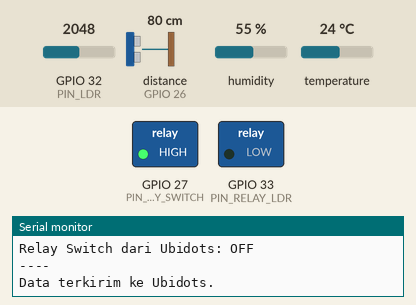
Simulated run of this sketch. Board: ESP32. Parts: switched loads named in the sketch (green lamp = pin HIGH), the last lines printed to the serial monitor. Wiring (inferred from the names in the program): ultrasonic range finder: trigger GPIO 25; echo GPIO 26. Inputs (shaded band) come from the test bench; at power-on: GPIO 32 (PIN_LDR) = 2048, distance to the obstacle (sensor on GPIO 26) 80 cm, humidity 55 %, temperature 24 °C. The echo pulse lasts 58.3 µs per cm; WiFi joins after 1.5 s; servers stay silent unless stated; uploads are accepted with an empty reply; pins used as bus, display or sensor lines are not drawn.

Above: at 2.7 s.
2.8 s: GPIO 32 (PIN_LDR) set to 1948
At 3.5 s:
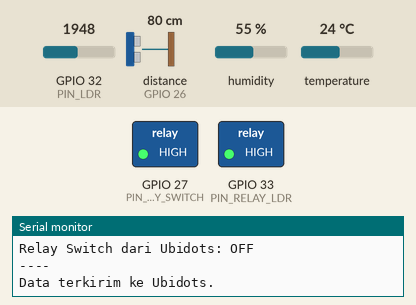
4.8 s: GPIO 32 (PIN_LDR) set to 2040
At 6.8 s:
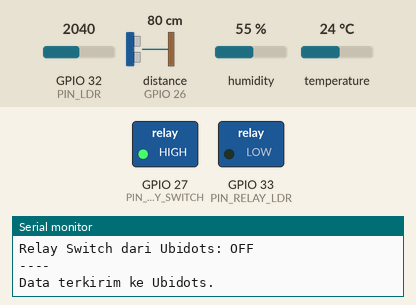
7.3 s: GPIO 32 (PIN_LDR) set to 1960
At 9.0 s:
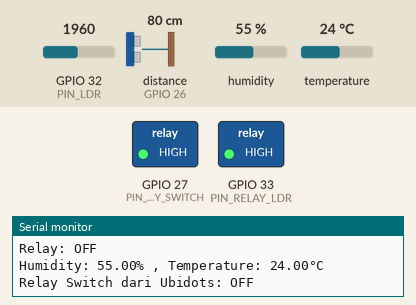
Timing chart, 0 to 10.5 s (numbered marks = the images above; inputs shaded):
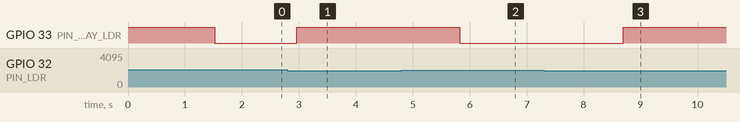

Measured:
- the behaviour switches between 2001 and 2000 on GPIO 32 (PIN_LDR) (found by bisection; images 0 and 1)
- after the input at 2.8 s, GPIO 33 (PIN_RELAY_LDR): LOW → HIGH after 0.16 s
- after the input at 4.8 s, GPIO 33 (PIN_RELAY_LDR): HIGH → LOW after 1.0 s
- after the input at 7.3 s, GPIO 33 (PIN_RELAY_LDR): LOW → HIGH after 1.4 s

The sketch:

Code.ino
```cpp
#include <WiFi.h>
#include <HTTPClient.h>
#include <DHT.h>

#define PIN_LDR 32
#define PIN_TRIG 25
#define PIN_ECHO 26
#define PIN_RELAY_LDR 33
#define PIN_RELAY_SWITCH 27
#define PIN_DHT 14
#define DHTTYPE DHT11

int distance;
int analogValue;
float humidity;
float temperature;
bool relayState;
int switchState;
DHT dht(PIN_DHT, DHTTYPE);

const char* ssid = "YOUR_WIFI_NAME";
const char* pass = "YOUR_WIFI_PASSWORD";
const char* token = "YOUR_UBIDOTS_TOKEN";
const char* APIlabel = "YOUR_API_LABEL_ON_DEVICE";
const char* ubidots_server = "http://industrial.api.ubidots.com/api/v1.6/devices/";


void setup() {
  Serial.begin(115200);
  pinMode(PIN_LDR, INPUT);
  pinMode(PIN_TRIG, OUTPUT);
  pinMode(PIN_ECHO, INPUT);

  pinMode(PIN_RELAY_LDR, OUTPUT);
  pinMode(PIN_RELAY_SWITCH, OUTPUT);

  digitalWrite(PIN_RELAY_LDR, HIGH);
  digitalWrite(PIN_RELAY_SWITCH, HIGH);
  switchState = 0;

  Serial.println(F("DHTxx test!"));
  dht.begin();

  WiFi.begin(ssid, pass);
  Serial.print("Menghubungkan ke WiFi");
  while (WiFi.status() != WL_CONNECTED) {
    Serial.print(".");
    delay(500);
  }
  Serial.println("\nTerhubung ke WiFi");
}

void loop() {
  readUltrasonic();
  readLDR();
  readDHT();
  Switch();
  sendDataToUbidots();
  delay(1000);
}

void readUltrasonic() {
  unsigned long interval_HCSR04 = 1000;
  unsigned long previousMillis_HCSR04 = 0;
  unsigned long currentMillis_HCSR04 = millis();

  if ((unsigned long)(currentMillis_HCSR04 - previousMillis_HCSR04) >= interval_HCSR04) {
    digitalWrite(PIN_TRIG, HIGH);
    delayMicroseconds(10);
    digitalWrite(PIN_TRIG, LOW);

    unsigned long duration = pulseIn(PIN_ECHO, HIGH, 30000);
    distance = duration / 58.0;

    Serial.print("Jarak dalam Cm: ");
    Serial.print(distance);
    Serial.print("\nJarak dalam Inch: ");
    Serial.print(duration / 148.0);

    if (distance <= 200 && distance > 0) {
      Serial.println("\n\n===================================");
      Serial.println("!!! ORANG TERDETEKSI !!!");
      Serial.println("Objek berada kurang dari 2 meter");
      Serial.println("===================================");
    }
  }
}

void readLDR() {
  unsigned long interval_LDR = 1000;
  unsigned long previousMillis_LDR = 0;
  unsigned long currentMillis_LDR = millis();

  if ((unsigned long)(currentMillis_LDR - previousMillis_LDR) >= interval_LDR) {
    analogValue = analogRead(PIN_LDR);
    relayState = false;

    Serial.print("\nLDR Value: ");
    Serial.print(analogValue);

    if (analogValue > 2000) {
      Serial.println(" => Dark");
      digitalWrite(PIN_RELAY_LDR, LOW);
      relayState = true;
    } else {
      Serial.println(" => Very bright");
      digitalWrite(PIN_RELAY_LDR, HIGH);
      relayState = false;
    }
    Serial.print("Relay: ");
    Serial.println(relayState ? "ON" : "OFF");
  }
}

void readDHT() {
  unsigned long interval_DHT11 = 1000;
  unsigned long previousMillis_DHT11 = 0;
  unsigned long currentMillis_DHT11 = millis();

  humidity = dht.readHumidity();
  temperature = dht.readTemperature();

  if ((unsigned long)(currentMillis_DHT11 - previousMillis_DHT11) >= interval_DHT11)
  {

    if (isnan(humidity) || isnan(temperature)) {
      Serial.println(F("Failed to read from DHT sensor!"));
      return;
    }
    Serial.print(F("Humidity: "));
    Serial.print(humidity);
    Serial.print(F("% , Temperature: "));
    Serial.print(temperature);
    Serial.println("°C");
  }
}

void Switch() {
  if (WiFi.status() == WL_CONNECTED) {
    HTTPClient http;
    String url = String(ubidots_server) + APIlabel + "/switch/lv?token=" + token;
    http.begin(url);

    int httpResponseCode = http.GET();

    if (httpResponseCode > 0) {
      String payload = http.getString();
      switchState = payload.toInt();

      if (switchState == 1) { digitalWrite(PIN_RELAY_SWITCH, LOW); }
      else { digitalWrite(PIN_RELAY_SWITCH, HIGH); }
      Serial.print("Relay Switch dari Ubidots: ");
      Serial.println(switchState == 1 ? "ON" : "OFF");

    } else {
      Serial.print("Gagal membaca data dari Ubidots: ");
      Serial.println(httpResponseCode);
    }

    http.end();
  }
}

void sendDataToUbidots() {
  if (WiFi.status() == WL_CONNECTED) {
    HTTPClient http;
    String url = String(ubidots_server) + APIlabel + "/?token=" + token;
    http.begin(url);
    http.addHeader("Content-Type", "application/json");

    String jsonPayload = "{";
    jsonPayload += "\"jarak\":{\"value\":" + String(distance) + "},";
    jsonPayload += "\"suhu\":{\"value\":" + String(temperature, 2) + "},";
    jsonPayload += "\"kelembapan\":{\"value\":" + String(humidity, 2) + "},";
    jsonPayload += "\"ldr\":{\"value\":" + String(analogValue) + "},";
    jsonPayload += "\"relay\":{\"value\":" + String(relayState ? 1 : 0) + "},";
    jsonPayload += "\"switch\":{\"value\":" + String(switchState) + "}";
    jsonPayload += "}";

    int httpResponseCode = http.POST(jsonPayload);
    if (httpResponseCode > 0) { Serial.println("----\nData terkirim ke Ubidots."); }
    else {
      Serial.print("Error dalam pengiriman: ");
      Serial.println(httpResponseCode);
    }
    http.end();

  } else { Serial.println("WiFi tidak terhubung"); }
}
```
